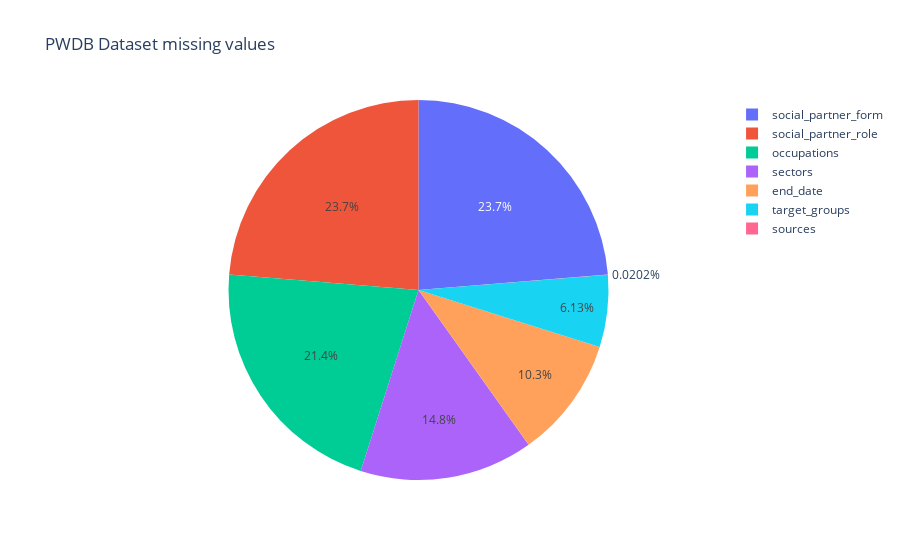
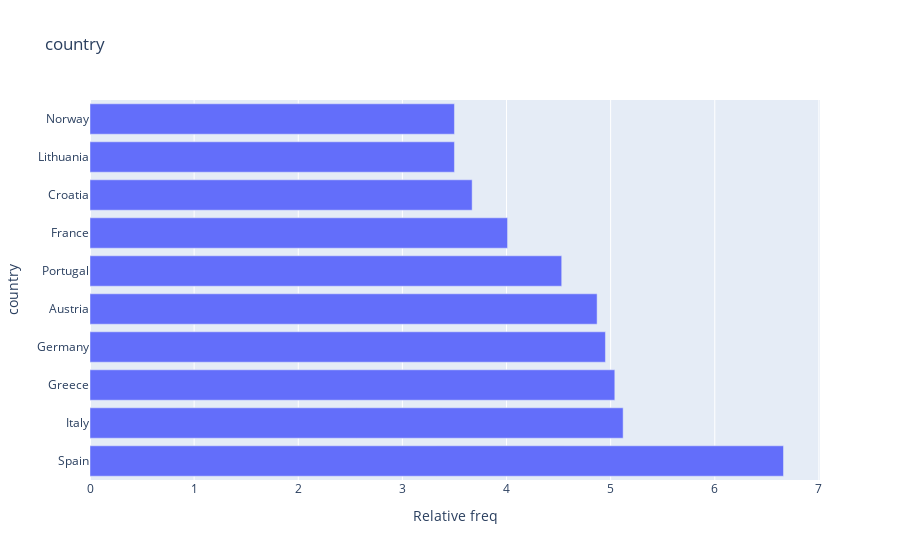
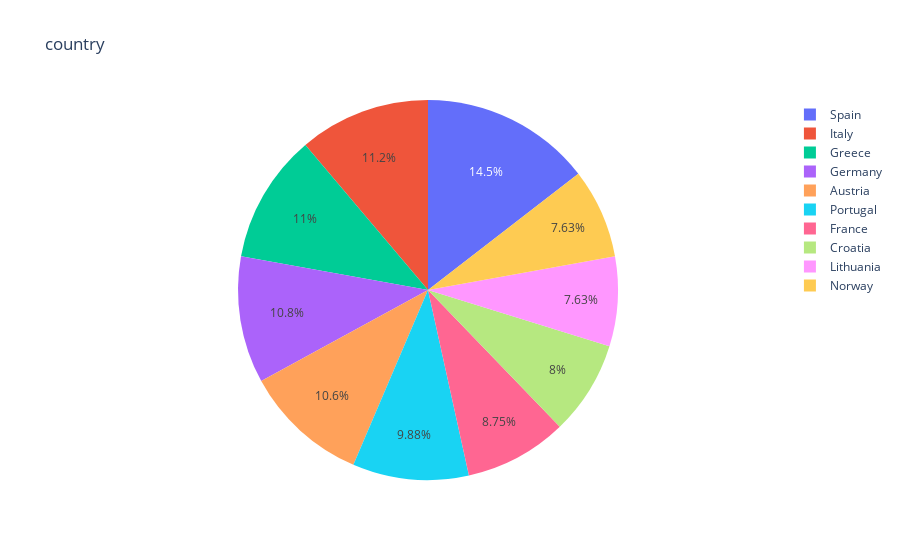
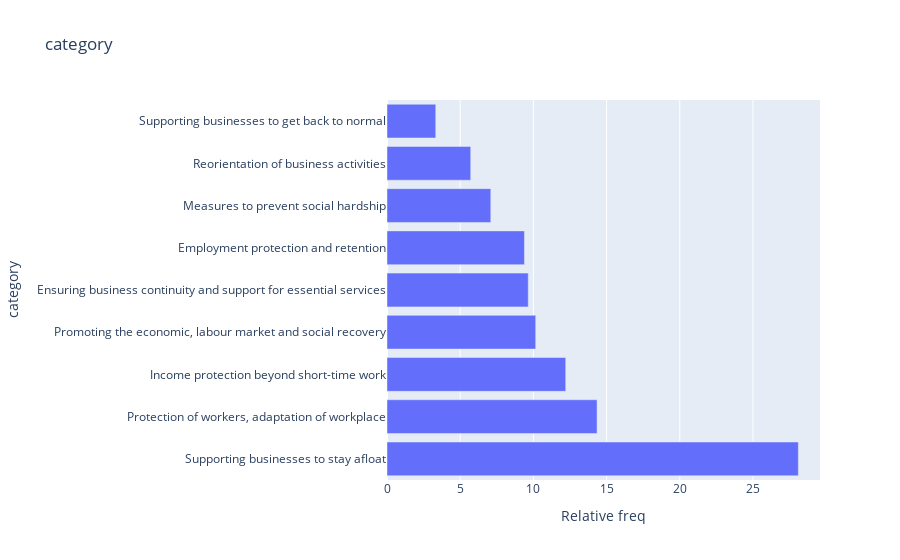

The code cell stored with these charts, in order, in its notebook:
### Markdown cell above
## EDA on categorical data from loaded dataset

### Code cell
def fast_categorical_analyze(data : pd.DataFrame,data_title : str = 'Unknown'):
    results = {}
    abs_miss_obs = calc_freq_missing_data(data)
    display(abs_miss_obs)

    if abs_miss_obs.size>0:
        plot_pie_chart(abs_miss_obs,data_title+' missing values').show()
    data = data[CATEGORICAL_COLUMNS]
    for column_name in data.columns:
        data_column = data[column_name].explode()
        try:
            rel_obs = calc_freq_categorical_data(data_column,column_name,True)
            results[column_name] = rel_obs
            rel_obs = rel_obs.head(10)
            display(rel_obs)
            plot_bar_chart(rel_obs,column_name).show()
            plot_pie_chart(rel_obs,column_name).show()
        except:
            print('Observation on [',column_name,'] fault!')
            print('Check if column [',column_name,'] have compatible type!')
    return results

eda_result = fast_categorical_analyze(df,"PWDB Dataset")

### Figure 1 — Plotly figure (JSON) as saved in the notebook; plotly's stock layout.template omitted (floating-point values rounded to 4 significant figures)
{"data": [{"domain": {"x": [0.0, 1.0], "y": [0.0, 1.0]}, "hovertemplate": "index=%{label}<br>Absolute freq=%{value}<extra></extra>", "labels": ["end_date", "social_partner_form", "social_partner_role", "target_groups", "sectors", "occupations", "sources"], "legendgroup": "", "name": "", "showlegend": true, "type": "pie", "values": [509, 1171, 1171, 303, 729, 1056, 1]}], "layout": {"legend": {"tracegroupgap": 0}, "title": {"text": "PWDB Dataset missing values"}}}

### Figure 2 — Plotly figure (JSON) as saved in the notebook; plotly's stock layout.template omitted (floating-point values rounded to 4 significant figures)
{"data": [{"alignmentgroup": "True", "hovertemplate": "Relative freq=%{x}<br>country=%{y}<extra></extra>", "legendgroup": "", "marker": {"color": "#636efa"}, "name": "", "offsetgroup": "", "orientation": "h", "showlegend": false, "textposition": "auto", "type": "bar", "x": [6.66, 5.12, 5.04, 4.95, 4.87, 4.53, 4.01, 3.67, 3.5, 3.5], "xaxis": "x", "y": ["Spain", "Italy", "Greece", "Germany", "Austria", "Portugal", "France", "Croatia", "Lithuania", "Norway"], "yaxis": "y"}], "layout": {"barmode": "relative", "legend": {"tracegroupgap": 0}, "title": {"text": "country"}, "xaxis": {"anchor": "y", "domain": [0.0, 1.0], "title": {"text": "Relative freq"}}, "yaxis": {"anchor": "x", "domain": [0.0, 1.0], "title": {"text": "country"}}}}

### Figure 3 — Plotly figure (JSON) as saved in the notebook; plotly's stock layout.template omitted (floating-point values rounded to 4 significant figures)
{"data": [{"domain": {"x": [0.0, 1.0], "y": [0.0, 1.0]}, "hovertemplate": "country=%{label}<br>Relative freq=%{value}<extra></extra>", "labels": ["Spain", "Italy", "Greece", "Germany", "Austria", "Portugal", "France", "Croatia", "Lithuania", "Norway"], "legendgroup": "", "name": "", "showlegend": true, "type": "pie", "values": [6.66, 5.12, 5.04, 4.95, 4.87, 4.53, 4.01, 3.67, 3.5, 3.5]}], "layout": {"legend": {"tracegroupgap": 0}, "title": {"text": "country"}}}

### Figure 4 — Plotly figure (JSON) as saved in the notebook; plotly's stock layout.template omitted (floating-point values rounded to 4 significant figures)
{"data": [{"alignmentgroup": "True", "hovertemplate": "Relative freq=%{x}<br>category=%{y}<extra></extra>", "legendgroup": "", "marker": {"color": "#636efa"}, "name": "", "offsetgroup": "", "orientation": "h", "showlegend": false, "textposition": "auto", "type": "bar", "x": [28.1, 14.35, 12.21, 10.16, 9.65, 9.39, 7.09, 5.72, 3.33], "xaxis": "x", "y": ["Supporting businesses to stay afloat", "Protection of workers, adaptation of workplace", "Income protection beyond short-time work", "Promoting the economic, labour market and social recovery", "Ensuring business continuity and support for essential services", "Employment protection and retention", "Measures to prevent social hardship", "Reorientation of business activities", "Supporting businesses to get back to normal"], "yaxis": "y"}], "layout": {"barmode": "relative", "legend": {"tracegroupgap": 0}, "title": {"text": "category"}, "xaxis": {"anchor": "y", "domain": [0.0, 1.0], "title": {"text": "Relative freq"}}, "yaxis": {"anchor": "x", "domain": [0.0, 1.0], "title": {"text": "category"}}}}
